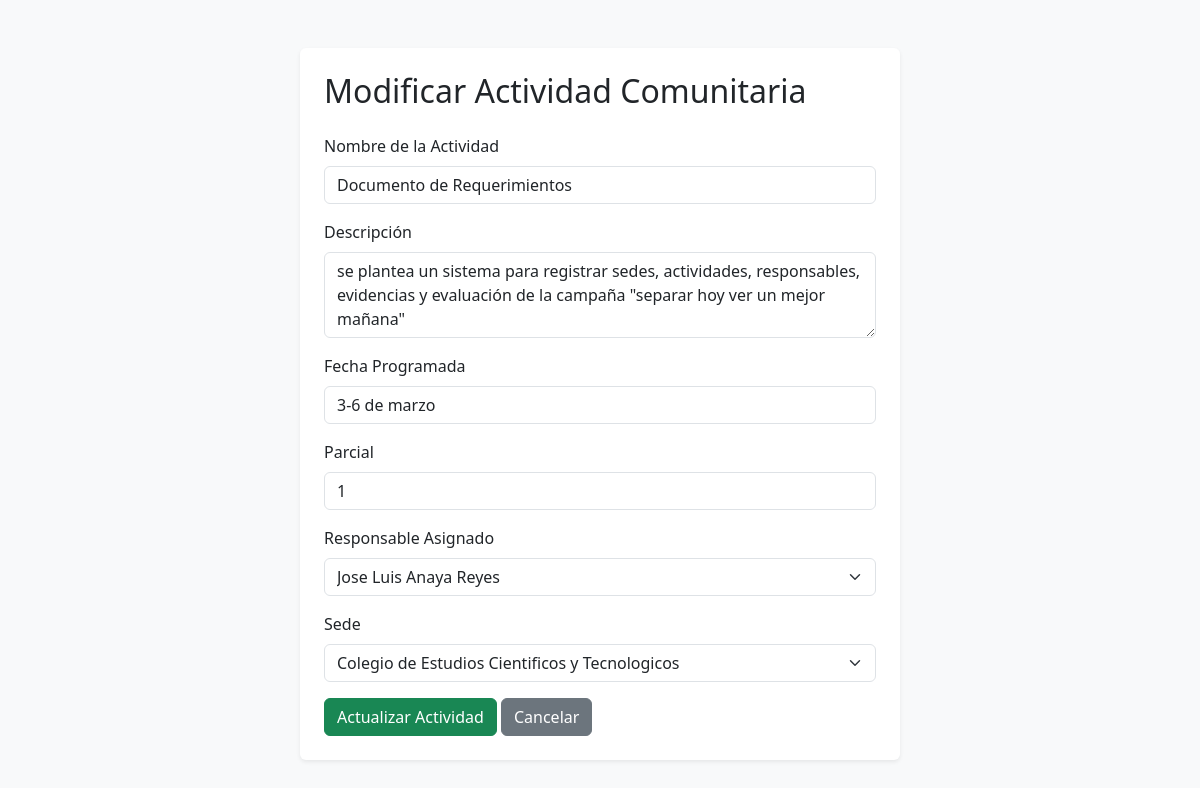
The page /actividades/editar/8 (signed in) on the database its author committed.
### tables this page shows
CREATE TABLE actividad (
        id_actividad INTEGER PRIMARY KEY AUTOINCREMENT,
        nombre_actividad TEXT NOT NULL,
        descripcion TEXT,
        fecha_programada TEXT NOT NULL,
        parcial TEXT NOT NULL,
        id_responsable INTEGER,
        id_sede INTEGER,
        estatus TEXT DEFAULT 'No empezado',
        FOREIGN KEY (id_sede) REFERENCES sede(id_sede),
        FOREIGN KEY (id_responsable) REFERENCES responsable(id_responsable)
    );

CREATE TABLE responsable (
        id_responsable INTEGER PRIMARY KEY AUTOINCREMENT,
        nombre_completo TEXT NOT NULL,
        titulo_profesional TEXT,
        cargo TEXT NOT NULL
    );

CREATE TABLE sede (
        id_sede INTEGER PRIMARY KEY AUTOINCREMENT,
        nombre_sede TEXT NOT NULL,
        ubicacion TEXT NOT NULL
    );

### app.py (the view, shortened to what this page needs)
@app.route("/actividades/editar/<int:id>", methods=["GET", "POST"])
def editar_actividad(id):
    if session.get('rol') not in ['admin', 'docente']: return redirect(url_for('dashboard'))
    conn = get_db_connection()
    actividad = conn.execute("SELECT * FROM actividad WHERE id_actividad=?", (id,)).fetchone()
    responsables = conn.execute("SELECT * FROM responsable").fetchall()
    sedes = conn.execute("SELECT * FROM sede").fetchall()
    conn.close()
    return render_template("editar_actividad.html", actividad=actividad, responsables=responsables, sedes=sedes)

### app.py (called while the page is built)
def get_db_connection():
    conn = sqlite3.connect(DATABASE)
    conn.row_factory = sqlite3.Row
    return conn

### templates/editar_actividad.html (shortened to what this page needs)
<!DOCTYPE html>
<html lang="es">
<head>
    <link rel="stylesheet" href="https://cdn.jsdelivr.net/npm/bootstrap@5.3.0/dist/css/bootstrap.min.css">
</head>
<body class="bg-light p-5">
    <div class="container bg-white p-4 rounded shadow-sm" style="max-width: 600px;">
        <h2 class="mb-4">Modificar Actividad Comunitaria</h2>
        <form method="POST">
            <div class="mb-3">
                <label class="form-label">Nombre de la Actividad</label>
                <input type="text" name="nombre_actividad" class="form-control" value="{{ actividad.nombre_actividad }}" required>
            </div>
            <div class="mb-3">
                <label class="form-label">Descripción</label>
                <textarea name="descripcion" class="form-control" rows="3">{{ actividad.descripcion }}</textarea>
            </div>
            <div class="mb-3">
                <label class="form-label">Fecha Programada</label>
                <input type="text" name="fecha_programada" class="form-control" value="{{ actividad.fecha_programada }}" required>
            </div>
            <div class="mb-3">
                <label class="form-label">Parcial</label>
                <input type="text" name="parcial" class="form-control" value="{{ actividad.parcial }}" required>
            </div>
            <div class="mb-3">
                <label class="form-label">Responsable Asignado</label>
                <select name="id_responsable" class="form-select">
                    {% for r in responsables %}
                    <option value="{{ r.id_responsable }}" {% if r.id_responsable == actividad.id_responsable %}selected{% endif %}>{{ r.nombre_completo }}</option>
                    {% endfor %}
                </select>
            </div>
            <div class="mb-3">
                <label class="form-label">Sede</label>
                <select name="id_sede" class="form-select">
                    {% for s in sedes %}
                    <option value="{{ s.id_sede }}" {% if s.id_sede == actividad.id_sede %}selected{% endif %}>{{ s.nombre_sede }}</option>
                    {% endfor %}
                </select>
            </div>
            <button type="submit" class="btn btn-success">Actualizar Actividad</button>
            <a href="{{ url_for('dashboard') }}" class="btn btn-secondary">Cancelar</a>
        </form>
    </div>
</body>
</html>

### rows shown on the page
actividad: nombre_actividad "Documento de Requerimientos", descripcion "se plantea un sistema para registrar sedes, actividades, responsables, evidencias y evaluación de la campaña \"separar hoy ver un mejor mañana\"", fecha_programada "3-6 de marzo", parcial "1", id_responsable "Jose Luis Anaya Reyes", id_sede "Colegio de Estudios Cientificos y Tecnologicos"
